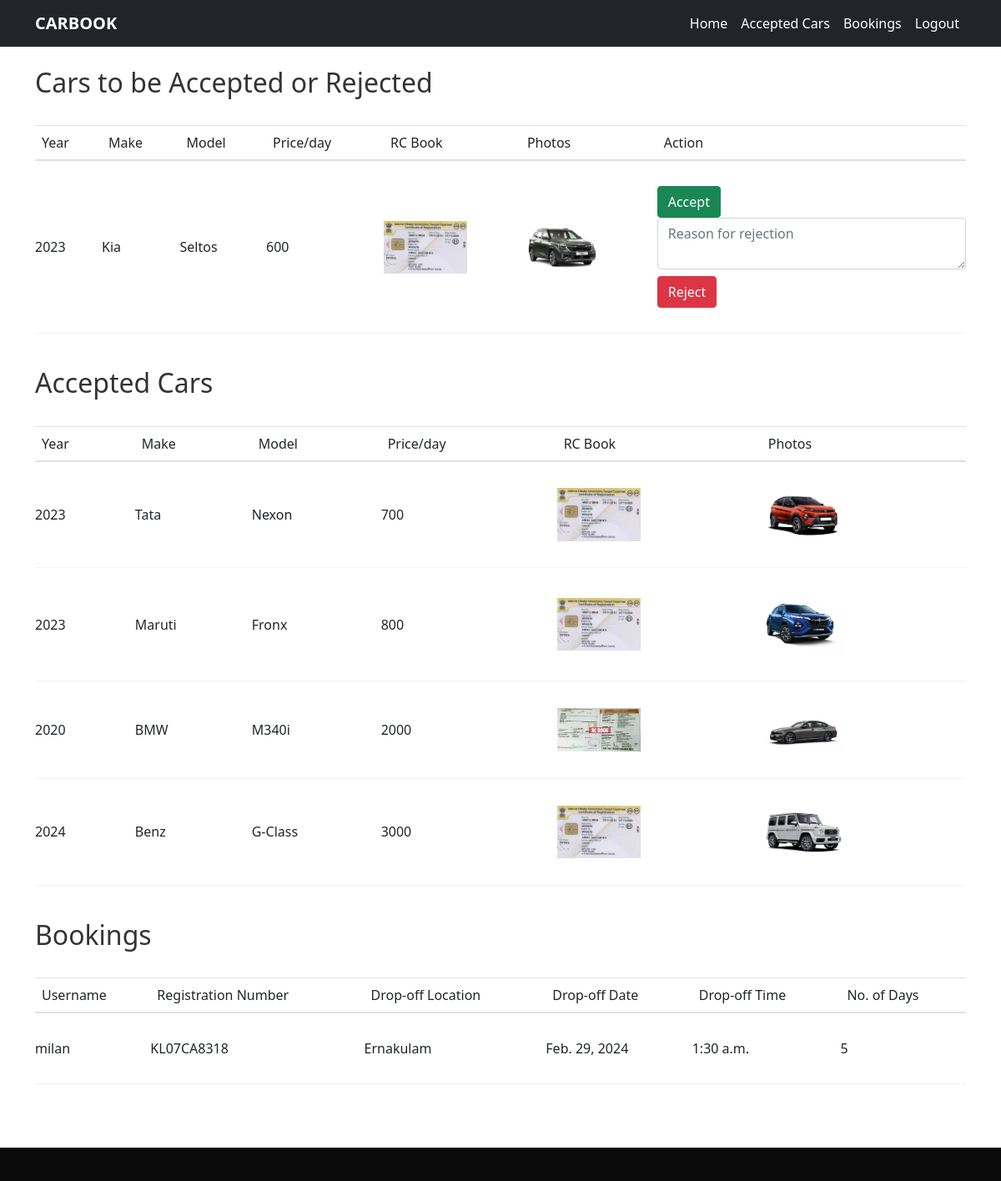
The app's page / (signed in) with its own data.
### app1/models.py (models this page shows, shortened)
class Car(models.Model):
    username = models.CharField(max_length=50)
    make = models.CharField(max_length=100)
    model = models.CharField(max_length=100)
    year = models.IntegerField()
    regno = models.CharField(max_length=20, unique=True)
    price = models.IntegerField()
    rc = models.ImageField(upload_to='rc_books/')
    photos = models.ImageField(upload_to='car_photos/')
    status = models.CharField(max_length=12)
    rejection_reason = models.TextField(blank=True)
    booked = models.BooleanField(default=False)

class Booking(models.Model):
    username = models.CharField(max_length=50)
    regno = models.CharField(max_length=20)
    dropoff_location = models.CharField(max_length=100)
    dropoff_date = models.DateField()
    dropoff_time = models.TimeField()
    nod = models.IntegerField()
    car = models.ForeignKey(Car, on_delete=models.CASCADE)
    customer = models.ForeignKey(customer, on_delete=models.CASCADE)
    dealer = models.ForeignKey(dealer, on_delete=models.CASCADE)

### app1/views.py (the view)
# urls.py: path('',views.profile , name='profile'),
def profile(request):
    if 'username' in request.session:
        u = request.session['username']
        data = user.objects.get(username=u)
        if data.status == 0:
            cars = Car.objects.filter(status='Pending')
            ac_cars = Car.objects.filter(status='Accepted')
            bookings = Booking.objects.all()
            return render(request, 'admin-log.html', {'cars': cars, 'bookings': bookings, 'ac_cars': ac_cars})
        elif data.status == 1:
            cars = Car.objects.filter(username=u)
            bookings = Booking.objects.filter(car__username=u)
            return render(request, 'dealer-log.html', {'cars': cars,'bookings': bookings,'username': u})
        elif data.status == 2:
            cars = Car.objects.filter(status='Accepted')
            bookings = Booking.objects.filter(username=u)
            return render(request, 'customer-log.html', {'cars': cars,'bookings': bookings,'username': u})
    else:
        cars = Car.objects.filter(status='Accepted')
        return render(request, 'index.html',{'cars': cars})

### template/admin-log.html (shortened to what this page needs)
{% load static %}
<!DOCTYPE html>
<html lang="en">
  <head>
    <link rel="stylesheet" href="{% static 'css/open-iconic-bootstrap.min.css' %}">
    <link rel="stylesheet" href="{% static 'css/animate.css' %}">
    <link rel="stylesheet" href="{% static 'css/owl.carousel.min.css' %}">
    <link rel="stylesheet" href="{% static 'css/owl.theme.default.min.css' %}">
    <link rel="stylesheet" href="{% static 'css/magnific-popup.css' %}">
    <link rel="stylesheet" href="{% static 'css/aos.css' %}">
    <link rel="stylesheet" href="{% static 'css/ionicons.min.css' %}">
    <link rel="stylesheet" href="{% static 'css/bootstrap-datepicker.css' %}">
    <link rel="stylesheet" href="{% static 'css/jquery.timepicker.css' %}">
    <link rel="stylesheet" href="{% static 'css/flaticon.css' %}">
    <link rel="stylesheet" href="{% static 'css/icomoon.css' %}">
    <link rel="stylesheet" href="{% static 'css/style.css' %}">
    <link rel="stylesheet" href="{% static 'assets/css/bootstrap.min.css' %}">
    <link rel="stylesheet" href="https://cdn.jsdelivr.net/npm/bootstrap-icons@1.7.2/font/bootstrap-icons.css">
  </head>
  <body>
	  <nav class="navbar navbar-expand-lg navbar-dark ftco_navbar bg-dark ftco-navbar-dark fixed-top" id="ftco-navbar">
	    <div class="container">
	      <a class="navbar-brand" href='#'>Car<span>Book</span></a>
	      <div class="collapse navbar-collapse" id="ftco-nav">
	        <ul class="navbar-nav ml-auto">
	          <li class="nav-item active"><a href="#" class="nav-link">Home</a></li>
            <li class="nav-item active"><a href="#ac"  class="nav-link">Accepted Cars</a></li>
            <li class="nav-item active"><a href="#bookings" class="nav-link">Bookings</a></li>
              <form method="post" action="logout">
				<input id="lout"  type="submit" value="Logout">
				</form>
	        </ul>
	      </div>
	    </div>
	  </nav>
    <div class="container" style="margin-top: 20px; background-color: white;">
{% if cars %}
<h2>Cars to be Accepted or Rejected</h2><br>
<table class="table">
  <thead>
      <tr>
          <th>Year</th>
          <th>Make</th>
          <th>Model</th>
          <th>Price/day</th>
          <th>RC Book</th>
          <th>Photos</th>
          <th>Action</th>
      </tr>
  </thead>
  <tbody>
    {% for car in cars %}
    <tr>
        <td>{{ car.year }}</td>
        <td>{{ car.make }}</td>
        <td>{{ car.model }}</td>
        <td>{{ car.price }}</td>
        <td><a href="{{ car.rc.url }}" target="_blank"><img src="{{ car.rc.url }}" alt="RC Book" style="max-width: 100px;"></a></td>
        <td>
            <a href="{{ car.photos.url }}" target="_blank"><img src="{{ car.photos.url }}" alt="Car Photo" style="max-width: 100px;"></a>
        </td>
        <td>
            <form id="acceptForm{{ car.id }}" method="post" action="{% url 'accept_car' %}">
                <button type="button" class="btn btn-success" onclick="confirmAction('accept', '{{ car.id }}')">Accept</button>
            </form>
            <form id="rejectForm{{ car.id }}" method="post" action="{% url 'reject_car' %}">
                <textarea name="reason" placeholder="Reason for rejection" class="form-control"></textarea>
                <button type="button" class="btn btn-danger mt-2" onclick="confirmAction('reject', '{{ car.id }}')">Reject</button>
            </form>
        </td>
    </tr>
    {% endfor %}
  </tbody>
</table>
{% endif %}
<br><h2 id="ac">Accepted Cars</h2><br>
{% if ac_cars %}
<table class="table">
  <thead>
      <tr>
          <th>Year</th>
          <th>Make</th>
          <th>Model</th>
          <th>Price/day</th>
          <th>RC Book</th>
          <th>Photos</th>
      </tr>
  </thead>
  <tbody>
    {% for car in ac_cars %}
    <tr>
        <td>{{ car.year }}</td>
        <td>{{ car.make }}</td>
        <td>{{ car.model }}</td>
        <td>{{ car.price }}</td>
        <td><a href="{{ car.rc.url }}" target="_blank"><img src="{{ car.rc.url }}" alt="RC Book" style="max-width: 100px;"></a></td>
        <td>
            <a href="{{ car.photos.url }}" target="_blank"><img src="{{ car.photos.url }}" alt="Car Photo" style="max-width: 100px;"></a>
        </td>
    </tr>
    {% endfor %}
  </tbody>
</table>
{% else %}
<p>No Accepted cars yet!</p>
{% endif %}
<br><h2 id="bookings">Bookings</h2><br>
{% if bookings %}
<table class="table">
    <thead>
        <tr>
            <th>Username</th>
            <th>Registration Number</th>
            <th>Drop-off Location</th>
            <th>Drop-off Date</th>
            <th>Drop-off Time</th>
            <th>No. of Days</th>
        </tr>
    </thead>
    <tbody>
        {% for booking in bookings %}
        <tr>
            <td>{{ booking.username }}</td>
            <td>{{ booking.regno }}</td>
            <td>{{ booking.dropoff_location }}</td>
            <td>{{ booking.dropoff_date }}</td>
            <td>{{ booking.dropoff_time }}</td>
            <td>{{ booking.nod }}</td>
        </tr>
        {% endfor %}
    </tbody>
</table>
{% else %}
<p>No active bookings.</p>
{% endif %}
    </div>
    <footer class="footer" ></footer>
  </body>
</html>

### template/admin-log.html (style rules this page uses)
#lout { background-color: transparent; color: white; padding: 5px 5px; margin: 3px; border-radius: 5px; border: 0; }
html { height: 100%; }
body { padding-top: 60px; margin: 0; padding-bottom: 100px; position: relative; min-height: 100%; }
.footer { background-color: #0b0b0b; color: white; padding: 20px; position: absolute; bottom: 0; width: 100%; }

### records on screen
Car: year "2023", make "Kia", model "Seltos", price "600", rc (picture), photos (picture)
Car: year "2023", make "Tata", model "Nexon", price "700", rc (picture), photos (picture)
Car: year "2023", make "Maruti", model "Fronx", price "800", rc (picture), photos (picture)
Car: year "2020", make "BMW", model "M340i", price "2000", rc (picture), photos (picture)
Car: year "2024", make "Benz", model "G-Class", price "3000", rc (picture), photos (picture)
Booking: username "milan", regno "KL07CA8318", dropoff_location "Ernakulam", dropoff_date "Feb. 29, 2024", dropoff_time "1:30 a.m.", nod "5"
